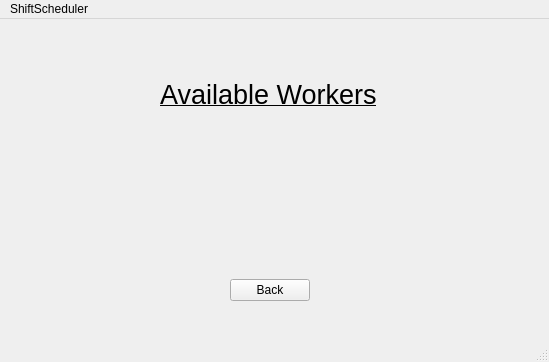
<?xml version="1.0" encoding="UTF-8"?>
<ui version="4.0">
 <class>DisplayEmployeeWindow</class>
 <widget class="QMainWindow" name="DisplayEmployeeWindow">
  <property name="geometry">
   <rect>
    <x>0</x>
    <y>0</y>
    <width>549</width>
    <height>362</height>
   </rect>
  </property>
  <property name="windowTitle">
   <string>MainWindow</string>
  </property>
  <widget class="QWidget" name="centralwidget">
   <widget class="QPushButton" name="pushButtonCancelWorkerDisplay">
    <property name="geometry">
     <rect>
      <x>230</x>
      <y>260</y>
      <width>80</width>
      <height>22</height>
     </rect>
    </property>
    <property name="text">
     <string>Back</string>
    </property>
   </widget>
   <widget class="QLabel" name="label">
    <property name="geometry">
     <rect>
      <x>160</x>
      <y>60</y>
      <width>251</width>
      <height>31</height>
     </rect>
    </property>
    <property name="font">
     <font>
      <pointsize>20</pointsize>
      <underline>true</underline>
     </font>
    </property>
    <property name="text">
     <string>Available Workers</string>
    </property>
   </widget>
   <widget class="QWidget" name="verticalLayoutWidget">
    <property name="geometry">
     <rect>
      <x>159</x>
      <y>110</y>
      <width>241</width>
      <height>131</height>
     </rect>
    </property>
    <layout class="QVBoxLayout" name="verticalLayout"/>
   </widget>
  </widget>
  <widget class="QMenuBar" name="menubar">
   <property name="geometry">
    <rect>
     <x>0</x>
     <y>0</y>
     <width>549</width>
     <height>22</height>
    </rect>
   </property>
   <widget class="QMenu" name="menuShiftScheduler">
    <property name="title">
     <string>ShiftScheduler</string>
    </property>
   </widget>
   <addaction name="menuShiftScheduler"/>
  </widget>
  <widget class="QStatusBar" name="statusbar"/>
 </widget>
 <resources/>
 <connections/>
</ui>
